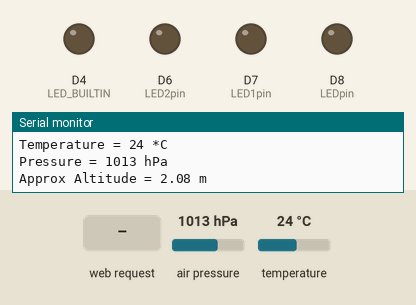
The sketch below on a simulated ESP8266 (NodeMCU). On the bench: output pins drawn as LEDs (lit = HIGH, except the on-board LED, lit = LOW), the last lines printed to the serial monitor. The test bench sets the inputs (shaded band); at power-on: air pressure 1013 hPa, temperature 24 °C.

Above: at 1.3 s.
1.4 s: HTTP request GET /on received
At 2.7 s:
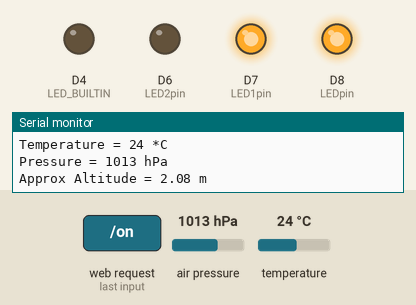
5.6 s: HTTP request GET /led2on received
At 6.9 s:
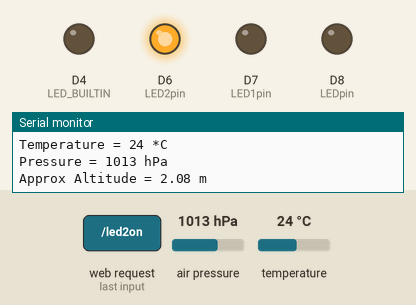
7.6 s: air pressure set to 1015 hPa
11.4 s: air pressure set to 1018 hPa
At 15.4 s:
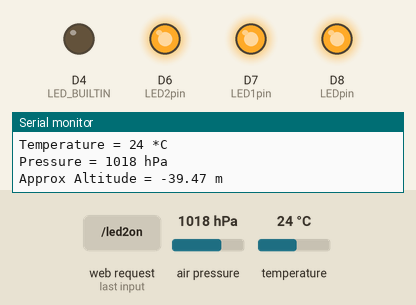
15.7 s: air pressure set to 952 hPa
At 19.3 s:
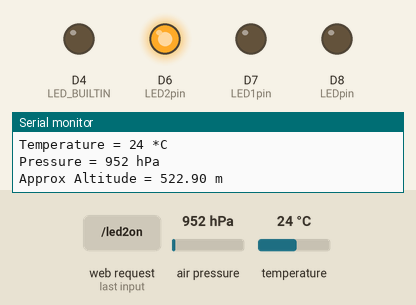
19.7 s: air pressure set to 1025 hPa
At 23.0 s:
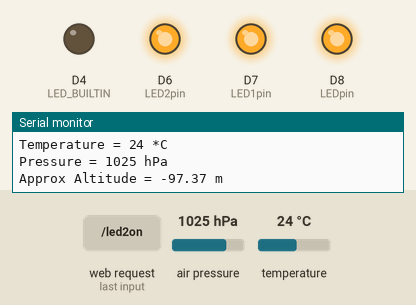
Timing chart, 0 to 24.5 s (numbered marks = the images above; inputs shaded):
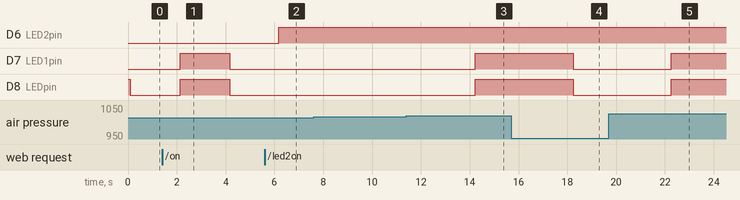

The sketch:

App.ino
```cpp
#include <Wire.h>
#include <Adafruit_BMP280.h>
#include <Adafruit_Sensor.h>
#include <ESP8266WiFi.h>
#include <ESP8266WebServer.h>

/* Put your SSID & Password */
const char* ssid = "NodeMCU";  // Enter SSID here
const char* password = "12345678";  //Enter Password here

/* Put IP Address details */
IPAddress local_ip(192,168,1,1);
IPAddress gateway(192,168,1,1);
IPAddress subnet(255,255,255,0);

ESP8266WebServer server(80);

Adafruit_BMP280 bmp;  // Create BMP280 object for I2C

#define SEALEVELPRESSURE_HPA (1013.25)  // Sea-level pressure in hPa (adjust for your location)

uint8_t LED1pin = D7;
uint8_t LEDpin = D8;

bool LED1status = LOW;

uint8_t LED2pin = D6;
bool LED2status = LOW;


int Pressure = 0;
int Temperature = 0;

void setup() {
  Serial.begin(9600);  // Start serial communication
  pinMode(LED1pin, OUTPUT);
  pinMode(LEDpin, OUTPUT);
  pinMode(LED2pin, OUTPUT);
  digitalWrite(LEDpin,HIGH);
  pinMode(LED_BUILTIN, OUTPUT);
  digitalWrite(LED_BUILTIN, HIGH);

  WiFi.softAP(ssid, password);
  WiFi.softAPConfig(local_ip, gateway, subnet);
  delay(100);

  server.on("/", handle_OnConnect);
  server.on("/on", handle_led1on);
  server.on("/off", handle_led1off);
  server.on("/led2on", handle_led2on);
  server.on("/led2off", handle_led2off);
  server.onNotFound(handle_NotFound);

  server.begin();
  Serial.println("HTTP server started");
  Serial.println(F("BMP280 Test"));

  // Initialize BMP280 (default I2C address is 0x76 or 0x77; try 0x77 if this fails)
  if (!bmp.begin(0x76)) {
    Serial.println(F("Could not find a valid BMP280 sensor, check wiring or I2C address!"));
    while (1);  // Halt if sensor not found
  }

  // Default settings for accurate readings
  bmp.setSampling(
                  Adafruit_BMP280::MODE_NORMAL,     // Operating mode
                  Adafruit_BMP280::SAMPLING_X2,     // Temp. oversampling
                  Adafruit_BMP280::SAMPLING_X16,    // Pressure oversampling
                  Adafruit_BMP280::FILTER_X16,      // Filtering
                  Adafruit_BMP280::STANDBY_MS_500
                  ); // Standby time
}


void loop() {

   server.handleClient();
  if(LED1status)
  {
    digitalWrite(LED1pin, HIGH);
    digitalWrite(LEDpin, HIGH);

  }
  else{
    digitalWrite(LED1pin, LOW);
    digitalWrite(LEDpin, LOW);
    }

  if(LED2status)
  {digitalWrite(LED2pin, HIGH);}
  else
  {digitalWrite(LED2pin, LOW);}
  // Read and print temperature
  Temperature = bmp.readTemperature();
  Serial.print(F("Temperature = "));
  Serial.print(Temperature);
  Serial.println(" *C");

  // Read and print pressure (divided by 100 to get hPa)
  Pressure = bmp.readPressure() / 100.0F;
  Serial.print(F("Pressure = "));
  Serial.print(Pressure);
  Serial.println(" hPa");

  if((Temperature>30)||(Pressure>1016)){

    LED1status = true;

  }else{
    LED1status = false;
  }


  // Read and print approximate altitude
  Serial.print(F("Approx Altitude = "));
  Serial.print(bmp.readAltitude(SEALEVELPRESSURE_HPA));
  Serial.println(" m");

  Serial.println();  // New line for readability
  delay(2000);       // Wait 2 seconds before next reading
}

void handle_OnConnect() {

  Serial.println("GPIO7 Status: OFF | GPIO6 Status: OFF");
  server.send(200, "text/html", SendHTML(LED1status,LED2status,Pressure,Temperature));
}

void handle_led1on() {
  LED1status = HIGH;
  Serial.println("GPIO7 Status: ON");
  server.send(200, "text/html", SendHTML(true,LED2status,Pressure,Temperature));
}

void handle_led1off() {
  LED1status = LOW;
  Serial.println("GPIO7 Status: OFF");
  server.send(200, "text/html", SendHTML(false,LED2status,Pressure,Temperature));
}

void handle_led2on() {
  LED2status = HIGH;
  Serial.println("GPIO6 Status: ON");
  server.send(200, "text/html", SendHTML(LED1status,true,Pressure,Temperature));
}

void handle_led2off() {
  LED2status = LOW;
  Serial.println("GPIO6 Status: OFF");
  server.send(200, "text/html", SendHTML(LED1status,false,Pressure,Temperature));
}

void handle_NotFound(){
  server.send(404, "text/plain", "Not found");
}

String SendHTML(uint8_t led1stat,uint8_t led2stat,long unsigned int Pressure,long unsigned int Temperature){
  String ptr = "<!DOCTYPE html> <html>\n";
  ptr +="<head><meta name=\"viewport\" content=\"width=device-width, initial-scale=1.0, user-scalable=no\">\n";
  ptr +="<title>LED Control</title>\n";
  ptr +="<style>html { font-family: Helvetica; display: inline-block; margin: 0px auto; text-align: center;}\n";
  ptr +="body{margin-top: 50px;} h1 {color: #444444;margin: 50px auto 30px;} h3 {color: #444444;margin-bottom: 50px;}\n";
  ptr +=".button {display: block;width: 80px;background-color: #1abc9c;border: none;color: white;padding: 13px 30px;text-decoration: none;font-size: 25px;margin: 0px auto 35px;cursor: pointer;border-radius: 4px;}\n";
  ptr +=".button-on {background-color: #1abc9c;}\n";
  ptr +=".button-on:active {background-color: #16a085;}\n";
  ptr +=".button-off {background-color: #34495e;}\n";
  ptr +=".button-off:active {background-color: #2c3e50;}\n";
  ptr +="p {font-size: 14px;color: #888;margin-bottom: 10px;}\n";
  ptr +="</style>\n";
  ptr +="</head>\n";
  ptr +="<body>\n";
  ptr +="<h1>WIRELESS PRESSURE MONITORING SYSTEM</h1>\n";
  ptr +="<h3>BY PTI STUDENT M.23 EEED</h3>\n";
  ptr +="<h1>";
  ptr +="Pressure = ";
  ptr +=Pressure;
  ptr +="hPa";
  ptr +="</h1>";
  ptr +="<h1>";
  ptr +="Temperature = ";
  ptr +=Temperature;
  ptr +=" 'C";
  ptr +="</h1>";
   if(led1stat)
  {ptr +="<p>ALARM STATUS</p><a class=\"button button-on\" >ON</a>\n";}
  else
  {ptr +="<p>ALARM STATUS</p><a class=\"button button-off\" >OFF</a>\n";}


  ptr +="</body>\n";
  ptr +="</html>\n";
  return ptr;
}
```

Measured:
- the behaviour switches between 1016 and 1017 hPa on air pressure (found by bisection; images 2 and 3)
- after the input at 1.4 s, D7 (LED1pin), D8 (LEDpin): LOW → HIGH after 0.74 s, → LOW 2.0 s later
- after the input at 5.6 s, D6 (LED2pin): LOW → HIGH after 0.57 s
- after the input at 11.4 s, D7 (LED1pin), D8 (LEDpin): LOW → HIGH after 2.8 s
- after the input at 15.7 s, D7 (LED1pin), D8 (LEDpin): HIGH → LOW after 2.5 s
- after the input at 19.7 s, D7 (LED1pin), D8 (LEDpin): LOW → HIGH after 2.6 s
